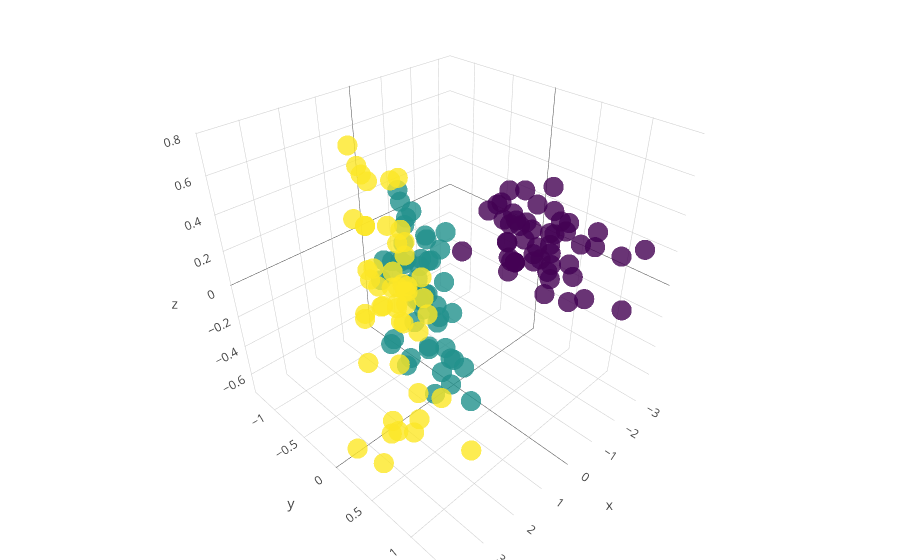

The notebook cell this image was saved under:
### Code cell
# draw 3D-plot with plotly
plot_df = pd.DataFrame(X_pca)
trace_data = []

trace = go.Scatter3d(
    x=plot_df[0],
    y=plot_df[1],
    z=plot_df[2],
    mode='markers',
    marker=dict(
        size=7,
        color=y_label,
        colorscale='Viridis',
        opacity=0.8,
    ),
    name=['cluster: '+str(y) for y in y_label],
    text=['cluster: '+str(y) for y in y_label]
)
trace_data.append(trace)
layout = go.Layout(
    title='Iris PCA Demo',
    margin=dict(
        l=0,
        r=0,
        b=0,
        t=0
    )
)
fig = go.Figure(data=trace_data, layout=layout)
# plot in notebook
iplot(fig)

display(
    plot_df.values.shape
)

### Figure 1 — Plotly figure (JSON) as saved in the notebook; plotly's stock layout.template omitted (floating-point values rounded to 4 significant figures; data arrays with more than 128 entries replaced by an {"elided": "..."} marker saying what was removed)
{"data": [{"marker": {"color": {"elided": "150 int values"}, "colorscale": "Viridis", "opacity": 0.8, "size": 7}, "mode": "markers", "name": {"elided": "150 str values"}, "text": {"elided": "150 str values"}, "type": "scatter3d", "x": {"elided": "150 float values"}, "y": {"elided": "150 float values"}, "z": {"elided": "150 float values"}}], "layout": {"margin": {"b": 0, "l": 0, "r": 0, "t": 0}, "title": "Iris PCA Demo"}}
